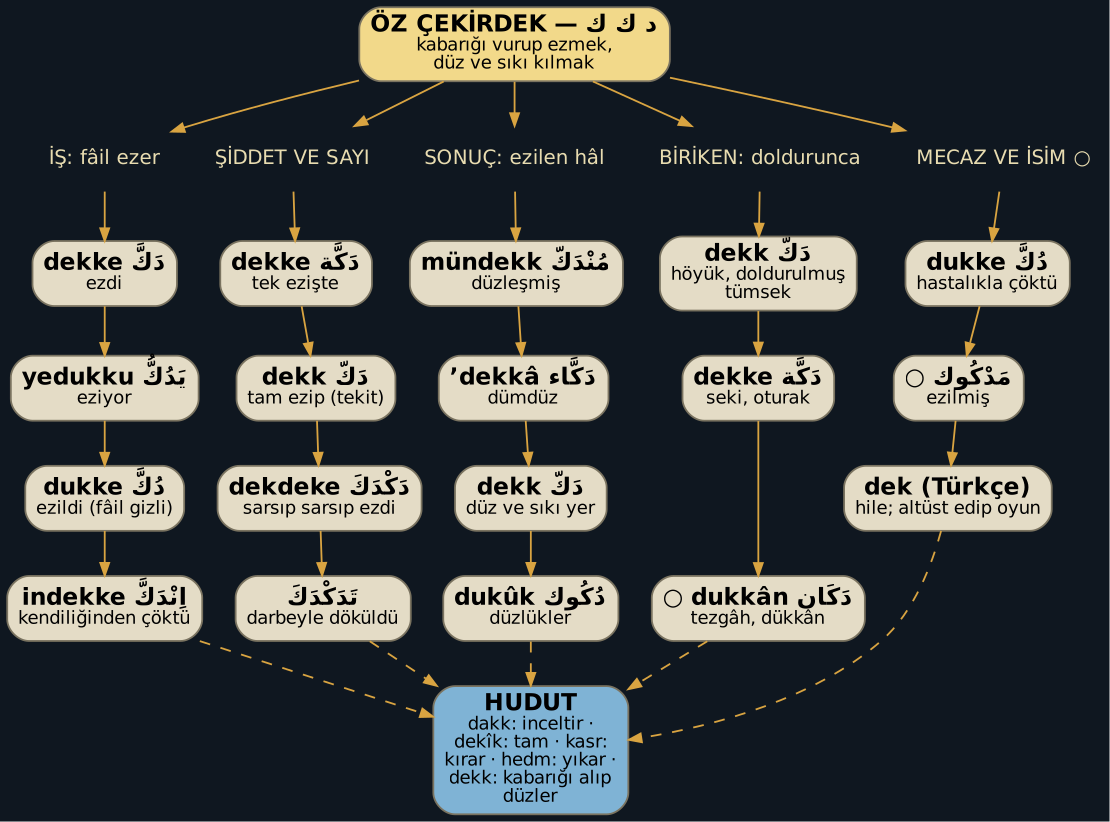

This chart was generated by the following Python code:
import html,textwrap
def n(i,ad,m,fill='#e4dcc6'):
    m='<BR/>'.join(html.escape(x) for x in (textwrap.wrap(m,22) or ['']))
    return '%s [label=<<FONT FACE="DejaVu Sans" POINT-SIZE="13"><B>%s</B></FONT><BR/><FONT FACE="DejaVu Sans" POINT-SIZE="10">%s</FONT>> fillcolor="%s"];'%(i,html.escape(ad),m,fill)
H=[ # hat adı, [(ad,mana)]
('İŞ: fâil ezer',[('دَكَّ dekke','ezdi'),('يَدُكُّ yedukku','eziyor'),('دُكَّ dukke','ezildi (fâil gizli)'),('اِنْدَكَّ indekke','kendiliğinden çöktü')]),
('ŞİDDET VE SAYI',[('دَكَّة dekke','tek ezişte'),('دَكّ dekk','tam ezip (tekit)'),('دَكْدَكَ dekdeke','sarsıp sarsıp ezdi'),('تَدَكْدَكَ','darbeyle döküldü')]),
('SONUÇ: ezilen hâl',[('مُنْدَكّ mündekk','düzleşmiş'),('دَكَّاء dekkâ’','dümdüz'),('دَكّ dekk','düz ve sıkı yer'),('دُكُوك dukûk','düzlükler')]),
('BİRİKEN: doldurunca',[('دَكّ dekk','höyük, doldurulmuş tümsek'),('دَكَّة dekke','seki, oturak'),('دَكَان dukkân ○','tezgâh, dükkân')]),
('MECAZ VE İSİM ○',[('دُكَّ dukke','hastalıkla çöktü'),('مَدْكُوك ○','ezilmiş'),('dek (Türkçe)','hile; altüst edip oyun')]),
]
d=['digraph G{rankdir=TB;bgcolor="#0f1720";nodesep=0.25;ranksep=0.35;node[shape=box style="rounded,filled" fontname="DejaVu Sans" color="#7a7360" margin="0.08,0.05"];edge[color="#d9a441" arrowsize=0.7 fontname="DejaVu Sans" fontsize=9 fontcolor="#d9a441"];']
d.append(n('c','د ك ك — ÖZ ÇEKİRDEK','kabarığı vurup ezmek, düz ve sıkı kılmak','#f2d98a'))
k=0
for hi,(h,L) in enumerate(H):
    d.append('h%d [label="%s" shape=plaintext fontcolor="#e8dcb0" fontname="DejaVu Sans" fontsize=11 style=""];'%(hi,html.escape(h)))
    d.append('c->h%d;'%hi)
    prev='h%d'%hi
    for ad,m in L:
        k+=1; d.append(n('w%d'%k,ad,m)); d.append('%s->w%d;'%(prev,k)); prev='w%d'%k
d.append(n('u','HUDUT','dakk: inceltir · dekîk: tam · kasr: kırar · hedm: yıkar · dekk: kabarığı alıp düzler','#7fb3d5'))
d.append('w4->u [style=dashed];w8->u [style=dashed];w12->u [style=dashed];w15->u [style=dashed];w18->u [style=dashed];')
d.append('{rank=sink;u}')
for hi,(h,L) in enumerate(H): pass
d.append('}')
open('sil.dot','w',encoding='utf-8').write('\n'.join(d))
